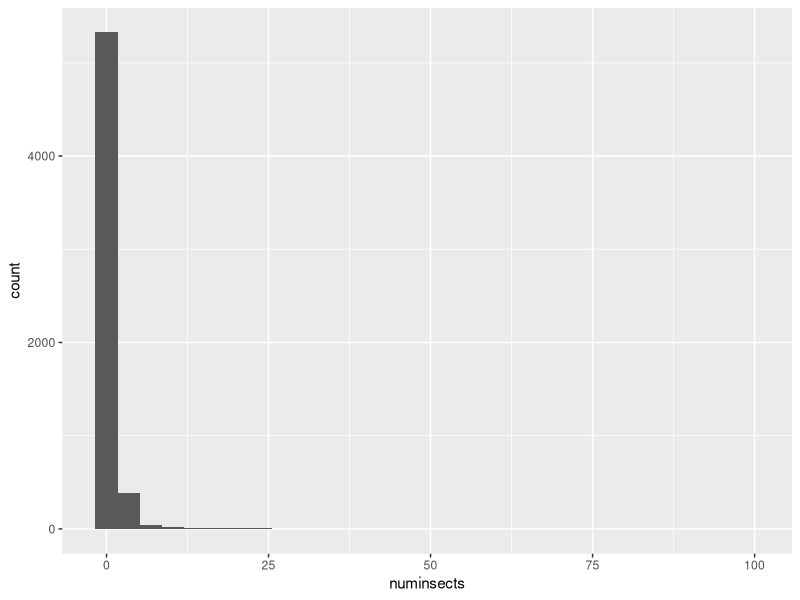
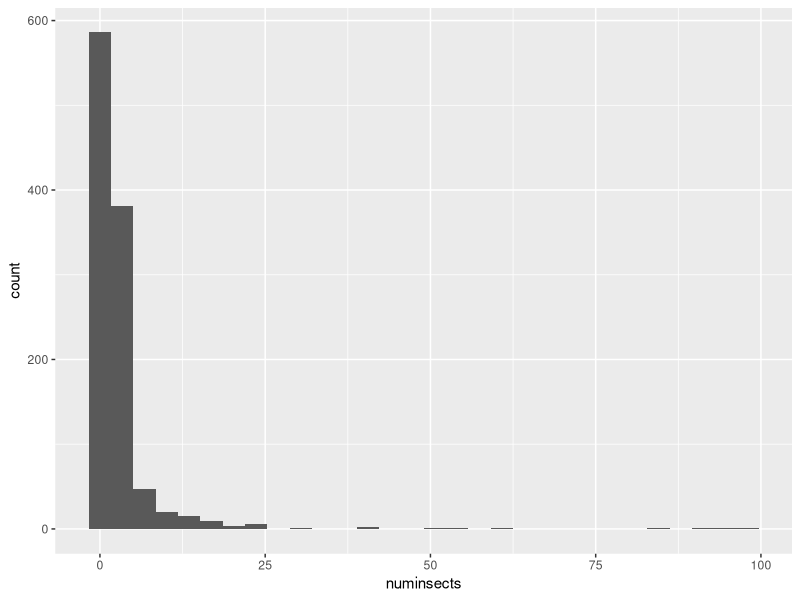
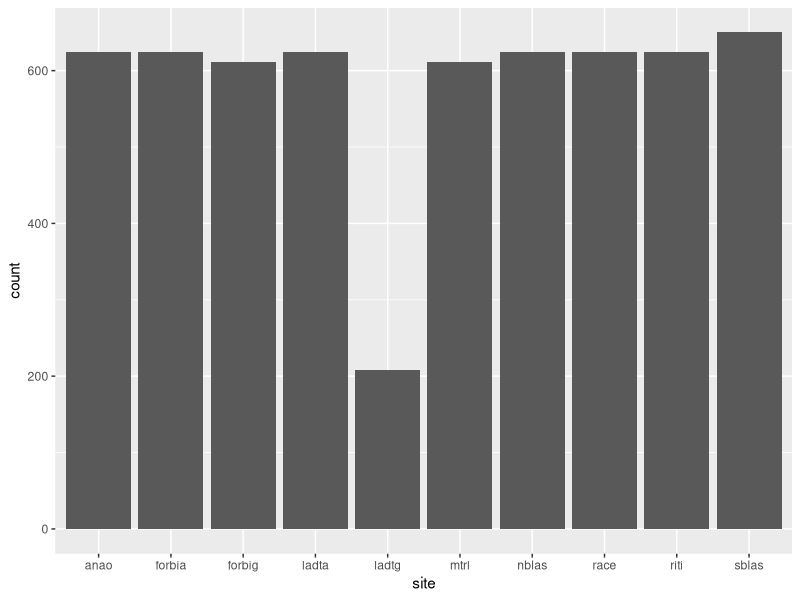
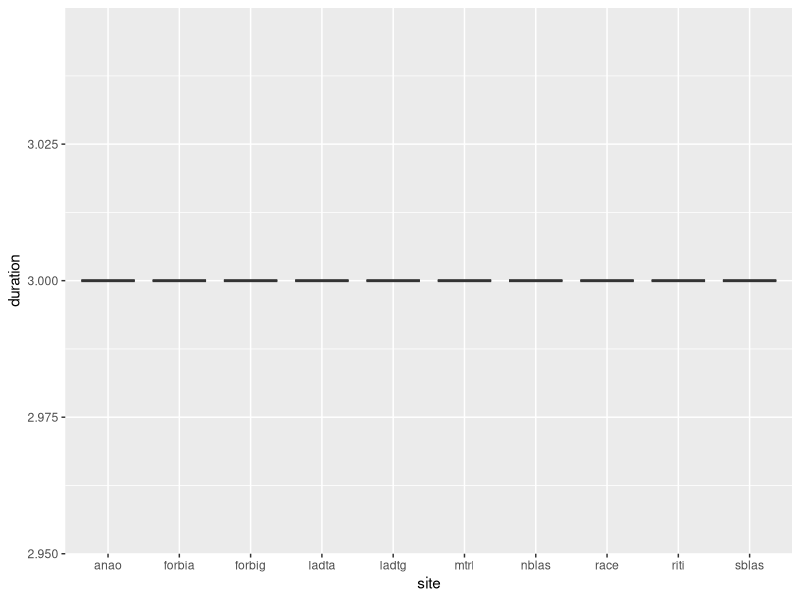
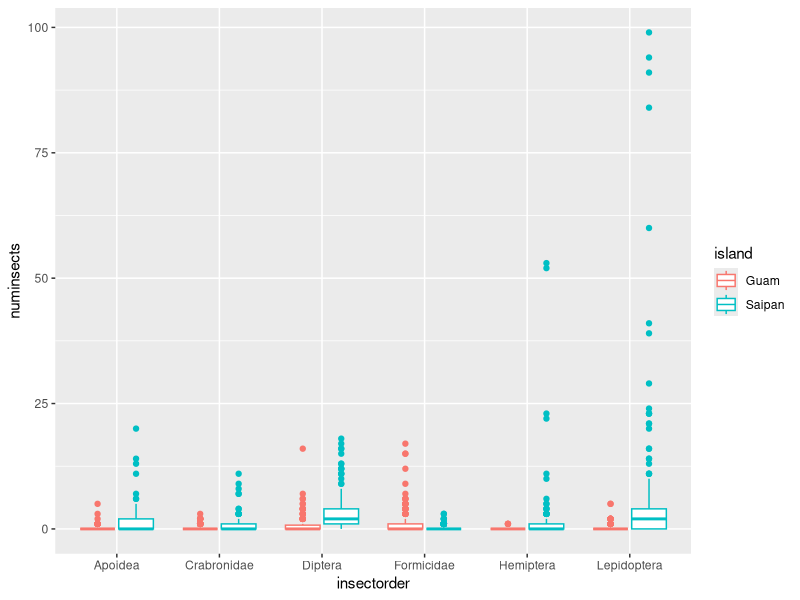
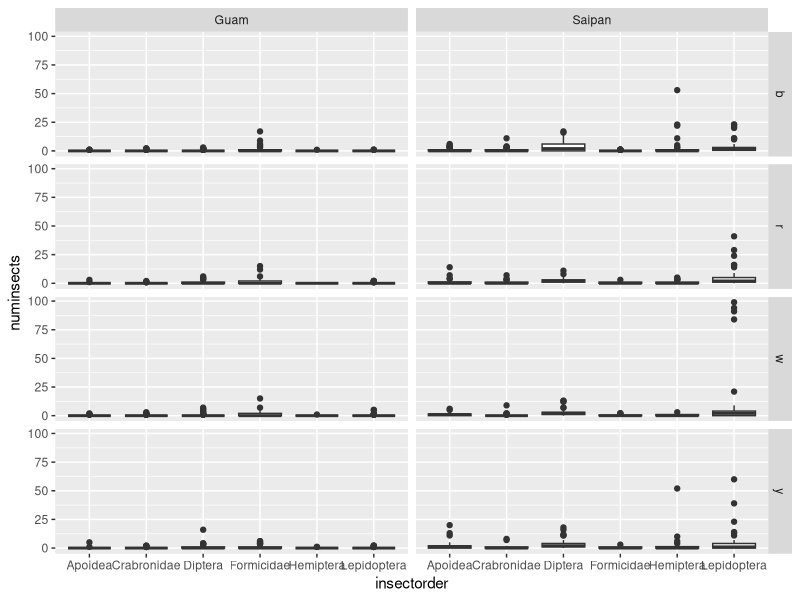

R code for these plots, in order:
# EEOB590A
# Data_visualization practice exercise
# Please use ggplot2 for all graphing below
# And don't forget to use your dplyr functions like filter, group_by, summarize, and select

library(tidyverse)
library(ggplot2)

#1) Read in poll_long_tidy.csv
poll <- read_csv("data/tidy/poll_long_tidy.csv")

#2) Use table and dplyr to calculate the number of top colors and bowl colors at each transect. Each transect was supposed to have each topcolor represented once, with all four (b, r, w, and y) bowl colors under each top color. 

with(poll, ftable(uniqueID, topcolor, bowlcolor)) #works, but shows 13 bc, once for each insectorder

bowls <- poll %>%
  filter (insectorder == "Diptera") %>%
  group_by(uniqueID) %>%
  count(topcolor) %>%
  filter (n != 4)
  
#3a) Make histograms for numinsects. 

ggplot(poll, aes(numinsects))+
  geom_histogram()

#3b) Make another histogram for numinsects but omit all rows with 0 insects
ggplot(poll[poll$numinsects >0,], aes(numinsects))+
  geom_histogram()

#4) Make a barplot to show the counts for each level of the site. Were sites evenly sampled? 
ggplot(poll, aes(site))+
  geom_bar()  #ladtg was sampled much less than the others. There is a small amount of variation in sampling the other sites too. 

#4b) Make a graph to visualize the duration pan traps were left out, and use a table to do the same thing. Is there any variation in duration that we will need to account for in a model? 

ggplot(poll, aes(site, duration))+
  geom_boxplot()

with(poll, table(site, duration)) #no variation in duration

#5) Figure out the top 6 most abundant orders (hint, use the top_n() function; google it for more info). Then, filter the original dataset so you only have those orders. Then, create boxplots of the number of insects per order with different colors indicating the island. Do you notice any general trends in insect abundances by islands? 

top6orders <- poll %>%
  group_by(insectorder) %>%
  summarize(totalins = sum(numinsects, na.rm=T)) %>%
  arrange(desc(totalins)) %>%
  top_n(6, totalins)  #this is a new function but it's cool. 

polltop6 <- poll %>%
  filter(insectorder == "Lepidoptera" | insectorder == "Diptera" | insectorder == "Formicidae" | insectorder == "Hemiptera" | insectorder == "Apoidea" | insectorder == "Crabronidae")

ggplot(polltop6, aes(insectorder, numinsects, color=island))+
  geom_boxplot()

#6) Use the top 6 orders dataset you created above, along with the facet_grid argument to create a set of graphs with insect order on the x axis, number of insects on the y, and rows of graphs for each topcolor and columns of graphs for the island. 
ggplot(polltop6, aes(insectorder, numinsects))+
  geom_boxplot()+
  facet_grid(topcolor~island)
